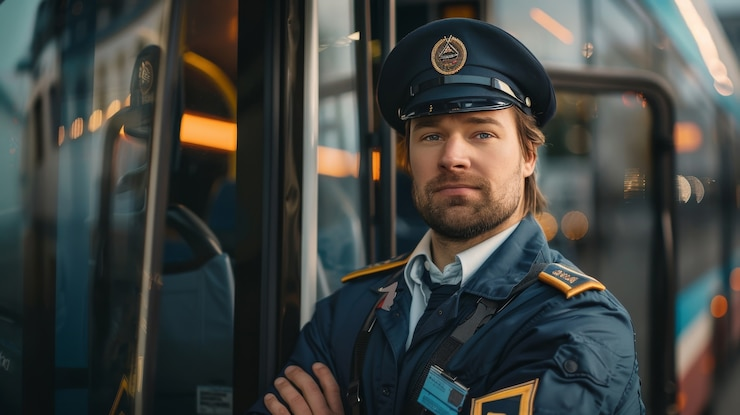
#> input picture dataset/AI Image/IF_10_Kelompok_1_Gambar_AI_101.jpg, 740 x 415 px; its folder holds only this picture in this run
$ jupyter execute --allow-errors random_forest_ai_vs_real.ipynb
#> lines starting #> are read from the running program, lines starting #| are printed output that depends on the picture
## IMPORT LIBRARY

[cell 1]
# Core
import os
from pathlib import Path
from glob import glob
import numpy as np
import pickle

# Image Processing
import cv2

# Feature Extraction
from skimage.feature import hog, local_binary_pattern

# Machine Learning
from sklearn.model_selection import train_test_split
from sklearn.ensemble import RandomForestClassifier
from sklearn.metrics import classification_report, confusion_matrix

# Visualization
import matplotlib.pyplot as plt
import seaborn as sns

## LOAD DATASET

[cell 2]
def get_dataset_paths():
    base_path = Path.cwd() / "dataset"

    ai_path = base_path / "AI Image"
    real_path = base_path / "Real Image"

    if not ai_path.exists() or not real_path.exists():
        raise FileNotFoundError(
            f"Folder dataset tidak ditemukan!\n"
            f"AI Path   : {ai_path}\n"
            f"Real Path : {real_path}"
        )

    return ai_path, real_path

[cell 3]
def load_image_paths(folder_path):
    return sorted(glob(str(folder_path / "*")))

ai_path, real_path = get_dataset_paths()

ai_images = load_image_paths(ai_path)
real_images = load_image_paths(real_path)

print(f"Jumlah AI Images   : {len(ai_images)}")
print(f"Jumlah Real Images : {len(real_images)}")

## PREPROCESSING IMAGE

[cell 4]
def preprocess_images(image_paths, label, size=(128, 128)):

#> called with label = 1, size = (128, 128)
    gray_images = []
    rgb_images = []
    labels = []

    for path in image_paths:
        img = cv2.imread(path)
#> img is the input picture: shape (415, 740, 3); mean B, G, R 64.4, 67.5, 64.7
        if img is None:
            continue

        img_rgb = cv2.cvtColor(img, cv2.COLOR_BGR2RGB)
        img_rgb = cv2.resize(img_rgb, size)
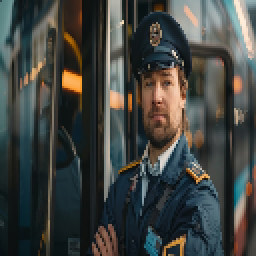
#> img_rgb: shape (128, 128, 3) (shown 2 times larger); mean R, G, B 64.6, 67.4, 64.2
        img_gray = cv2.cvtColor(img_rgb, cv2.COLOR_RGB2GRAY)
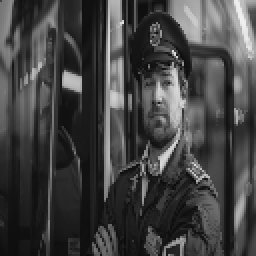
#> img_gray: shape (128, 128) (shown 2 times larger); min 6, max 242, mean 66.2

        rgb_images.append(img_rgb)
        gray_images.append(img_gray)
        labels.append(label)

    return gray_images, rgb_images, labels

ai_gray, ai_rgb, ai_labels = preprocess_images(ai_images, label=1)
#> ai_gray = 1 item; ai_rgb = 1 item; ai_labels = [1]
real_gray, real_rgb, real_labels = preprocess_images(real_images, label=0)
#> call 2 of preprocess_images, with label = 0, size = (128, 128)
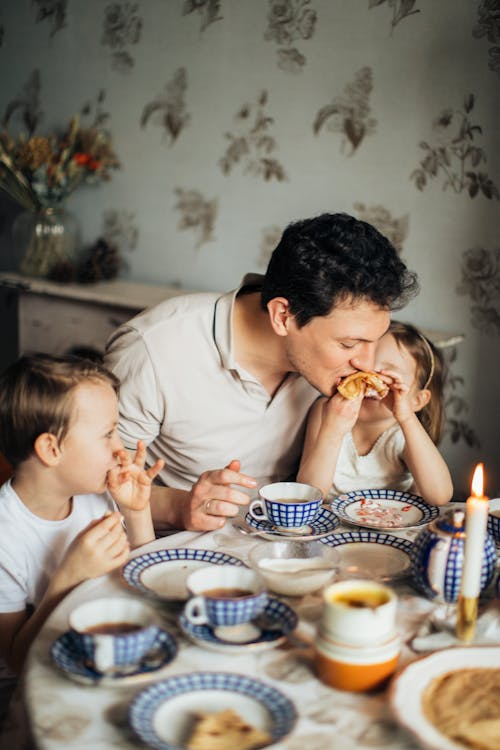
#> input picture dataset/Real Image/IF_10_Kelompok_1_Gambar_Real_1.jpg, 500 x 750 px
#> in preprocess_images, img is the input picture: shape (750, 500, 3); mean B, G, R 112, 124.4, 134.4
#> in preprocess_images (call 2), `img_rgb = cv2.resize(img_rgb, size)`:
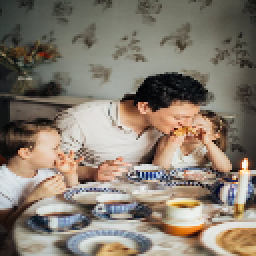
#> img_rgb: shape (128, 128, 3) (shown 2 times larger); mean R, G, B 134.3, 124.3, 111.8
#> in preprocess_images (call 2), `img_gray = cv2.cvtColor(img_rgb, cv2.COLOR_RGB2GRAY)`:
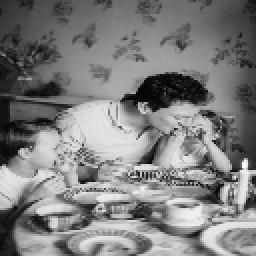
#> img_gray: shape (128, 128) (shown 2 times larger); min 1, max 251, mean 125.9
#> real_gray = 1 item; real_rgb = 1 item; real_labels = [0]

## FEATURE EXTRACTION

**RGB Histogram**

[cell 5]
def extract_rgb_histogram(images, bins=32):
#> called with bins = 32
    features = []
    for img in images:
        hist = []
        for i in range(3):
            h = cv2.calcHist([img], [i], None, [bins], [0,256])
            hist.extend(cv2.normalize(h, h).flatten())
        features.append(hist)
#> this loop made 2 passes
#> after the loop, features = 2 items
    return np.array(features)

**HOG**

[cell 6]
def extract_hog(images):
    return np.array([
        hog(img, orientations=9, pixels_per_cell=(8,8),
            cells_per_block=(2,2), block_norm='L2-Hys')
        for img in images
    ])

**LBP**

[cell 7]
def extract_lbp(images):
    features = []
    for img in images:
        gray = cv2.cvtColor(img, cv2.COLOR_RGB2GRAY)
        lbp = local_binary_pattern(gray, 24, 3, method='uniform')
        hist,_ = np.histogram(lbp.ravel(), bins=26, range=(0,26))
        features.append(hist / (hist.sum() + 1e-6))
    return np.array(features)

## PIPELINE FEATURE FUSION

[cell 8]
def build_features(use_rgb=True, use_hog=True, use_lbp=True):
    X = []

    if use_rgb:
        X.append(extract_rgb_histogram(ai_rgb + real_rgb))
    if use_lbp:
        X.append(extract_lbp(ai_rgb + real_rgb))
    if use_hog:
        X.append(extract_hog(ai_gray + real_gray))

    return np.hstack(X)

[cell 9]
X = build_features(use_rgb=True, use_hog=False, use_lbp=False)
y = np.array(ai_labels + real_labels)
#> y = [1, 0]

print("Final feature shape:", X.shape)
#| Final feature shape: (2, 96)
